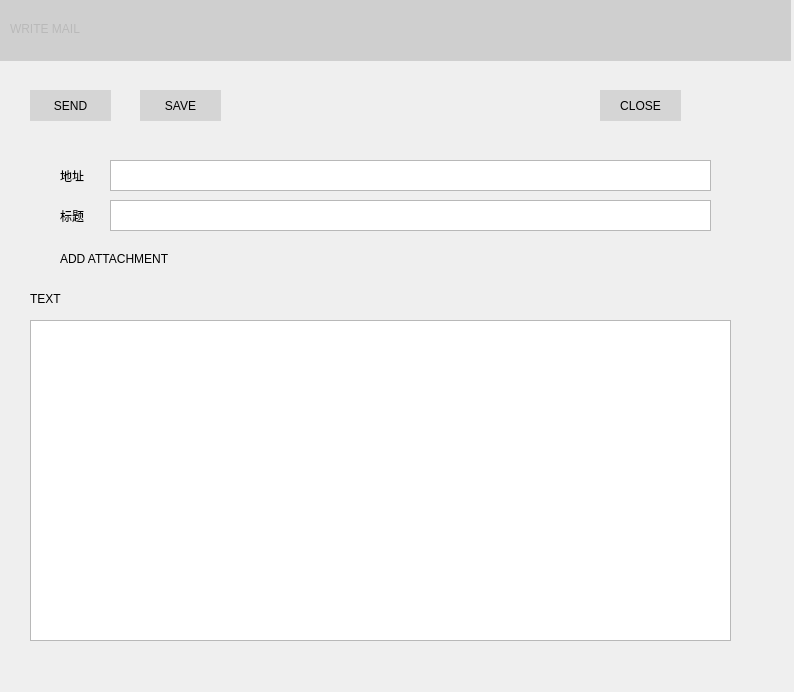
<?xml version="1.0" encoding="UTF-8"?>
<ui version="4.0">
 <class>writemail</class>
 <widget class="QWidget" name="writemail">
  <property name="geometry">
   <rect>
    <x>0</x>
    <y>0</y>
    <width>794</width>
    <height>692</height>
   </rect>
  </property>
  <property name="windowTitle">
   <string>Form</string>
  </property>
  <widget class="QLabel" name="label_2">
   <property name="geometry">
    <rect>
     <x>10</x>
     <y>10</y>
     <width>191</width>
     <height>38</height>
    </rect>
   </property>
   <property name="styleSheet">
    <string notr="true">font: 75 24pt &quot;Sans Serif&quot;;
color: rgba(100, 100, 100,100);</string>
   </property>
   <property name="text">
    <string>WRITE MAIL</string>
   </property>
  </widget>
  <widget class="QLabel" name="label_8">
   <property name="geometry">
    <rect>
     <x>0</x>
     <y>0</y>
     <width>791</width>
     <height>61</height>
    </rect>
   </property>
   <property name="styleSheet">
    <string notr="true">background-color: rgba(185, 185, 185, 150);</string>
   </property>
   <property name="text">
    <string/>
   </property>
  </widget>
  <widget class="QPushButton" name="SENDB">
   <property name="geometry">
    <rect>
     <x>30</x>
     <y>90</y>
     <width>81</width>
     <height>31</height>
    </rect>
   </property>
   <property name="styleSheet">
    <string notr="true">QPushButton{
border:0px;
font: 11pt &quot;Liberation Mono&quot;;
background-color: rgba(20, 20, 20, 30);
}

QPushButton:hover{
	background-color: rgba(143, 143, 143, 100);
	color: rgb(255, 255, 255);
}
</string>
   </property>
   <property name="text">
    <string>SEND</string>
   </property>
   <property name="checkable">
    <bool>false</bool>
   </property>
   <property name="autoDefault">
    <bool>true</bool>
   </property>
  </widget>
  <widget class="QLabel" name="label_4">
   <property name="geometry">
    <rect>
     <x>60</x>
     <y>250</y>
     <width>121</width>
     <height>17</height>
    </rect>
   </property>
   <property name="text">
    <string>ADD ATTACHMENT</string>
   </property>
  </widget>
  <widget class="QPushButton" name="SAVEB">
   <property name="geometry">
    <rect>
     <x>140</x>
     <y>90</y>
     <width>81</width>
     <height>31</height>
    </rect>
   </property>
   <property name="styleSheet">
    <string notr="true">QPushButton{
border:0px;
font: 11pt &quot;Liberation Mono&quot;;
background-color: rgba(20, 20, 20, 30);
}

QPushButton:hover{
	background-color: rgba(143, 143, 143, 100);
	color: rgb(255, 255, 255);
}
</string>
   </property>
   <property name="text">
    <string>SAVE</string>
   </property>
   <property name="checkable">
    <bool>false</bool>
   </property>
  </widget>
  <widget class="QPushButton" name="CLOSEB">
   <property name="geometry">
    <rect>
     <x>600</x>
     <y>90</y>
     <width>81</width>
     <height>31</height>
    </rect>
   </property>
   <property name="styleSheet">
    <string notr="true">QPushButton{
border:0px;
font: 11pt &quot;Liberation Mono&quot;;
background-color: rgba(20, 20, 20, 30);
}

QPushButton:hover{
	color: rgb(255, 255, 255);
	background-color: rgba(143, 143, 143, 100);
}
</string>
   </property>
   <property name="text">
    <string>CLOSE</string>
   </property>
   <property name="checkable">
    <bool>false</bool>
   </property>
  </widget>
  <widget class="QTextEdit" name="textEdit_3">
   <property name="geometry">
    <rect>
     <x>30</x>
     <y>320</y>
     <width>701</width>
     <height>321</height>
    </rect>
   </property>
  </widget>
  <widget class="QLabel" name="label_5">
   <property name="geometry">
    <rect>
     <x>30</x>
     <y>290</y>
     <width>121</width>
     <height>17</height>
    </rect>
   </property>
   <property name="text">
    <string>TEXT</string>
   </property>
  </widget>
  <widget class="QWidget" name="">
   <property name="geometry">
    <rect>
     <x>60</x>
     <y>200</y>
     <width>651</width>
     <height>31</height>
    </rect>
   </property>
   <layout class="QHBoxLayout" name="horizontalLayout_2">
    <item>
     <widget class="QLabel" name="label_3">
      <property name="text">
       <string>标题      </string>
      </property>
     </widget>
    </item>
    <item>
     <widget class="QTextEdit" name="textEdit_2">
      <property name="focusPolicy">
       <enum>Qt::StrongFocus</enum>
      </property>
     </widget>
    </item>
   </layout>
  </widget>
  <widget class="QWidget" name="">
   <property name="geometry">
    <rect>
     <x>60</x>
     <y>160</y>
     <width>651</width>
     <height>31</height>
    </rect>
   </property>
   <layout class="QHBoxLayout" name="horizontalLayout">
    <item>
     <widget class="QLabel" name="label">
      <property name="text">
       <string>地址      </string>
      </property>
     </widget>
    </item>
    <item>
     <widget class="QTextEdit" name="textEdit">
      <property name="focusPolicy">
       <enum>Qt::StrongFocus</enum>
      </property>
     </widget>
    </item>
   </layout>
  </widget>
 </widget>
 <resources/>
 <connections/>
</ui>
